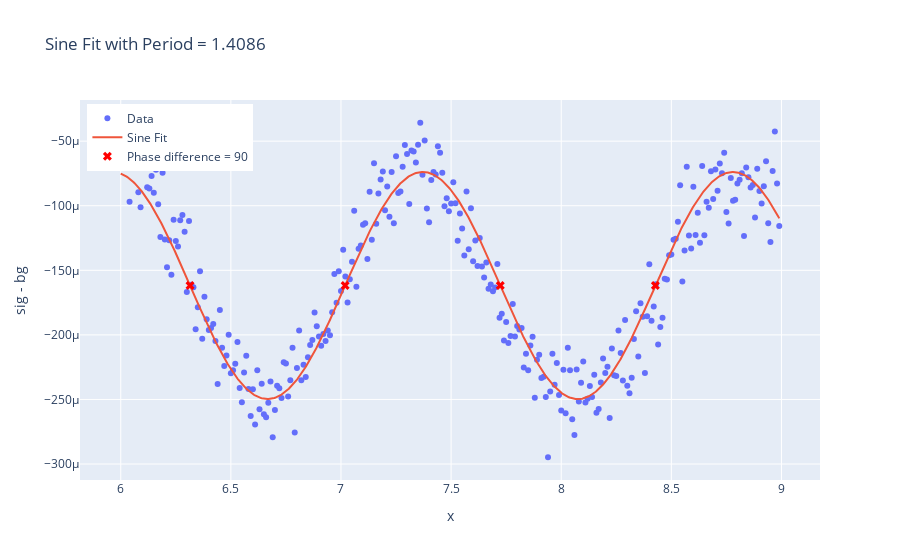

Write notebook code for a chart like this one.
### Code cell
import numpy as np
import plotly.graph_objects as go
from scipy.optimize import curve_fit

# Example sine function model
def sin_cos_model(x, A, omega, phi, C):
    return A * np.sin(omega * x + phi) + C

# Fit the model to your data
initial_guess = [0.0001, 4.2, 0, -0.0005]
popt, pcov = curve_fit(sin_cos_model, xx, sig - bg, p0=initial_guess)

# Extract fitted parameters
A_fit, omega_fit, phi_fit, C_fit = popt
period = 2 * np.pi / omega_fit
print(f"Fitted period: {period:.4f}")

# Generate fitted curve
x_fit = np.linspace(np.min(xx), np.max(xx), 1000)
y_fit = sin_cos_model(x_fit, *popt)

# Compute phase-zero crossings (sin argument = 0 mod 2π)
x0 = (-phi_fit) / omega_fit  # First zero crossing
n_crossings = int((np.max(xx) - x0) / (period / 2)) + 1
zero_crossings = x0 + (np.arange(-5, n_crossings + 5) * (period / 2))
zero_crossings = zero_crossings[(zero_crossings >= np.min(xx)) & (zero_crossings <= np.max(xx))]
# Print phase = 0 crossing points
print("Phase difference = 90 (in x):")
for i, x_cross in enumerate(zero_crossings):
    print(f"  Crossing {i+1}: x = {x_cross:.5f}")
# Compute y-values at zero crossings (should be ~C)
y_zeros = sin_cos_model(zero_crossings, *popt)

# Plot using Plotly
fig = go.Figure()
fig.add_trace(go.Scatter(x=xx, y=sig - bg, mode='markers', name='Data'))
fig.add_trace(go.Scatter(x=x_fit, y=y_fit, mode='lines', name='Sine Fit'))

# Add zero-crossing markers
fig.add_trace(go.Scatter(
    x=zero_crossings, y=y_zeros,
    mode='markers',
    marker=dict(color='red', size=8, symbol='x'),
    name='Phase difference = 90'
))

fig.update_layout(
    title=f"Sine Fit with Period = {period:.4f}",
    xaxis_title='x',
    yaxis_title='sig - bg',
    legend=dict(x=0.01, y=0.99)
)
fig.show()

### Figure 1 — Plotly figure (JSON) as saved in the notebook; plotly's stock layout.template omitted (floating-point values rounded to 4 significant figures; data arrays with more than 128 entries replaced by an {"elided": "..."} marker saying what was removed)
{"data": [{"mode": "markers", "name": "Data", "type": "scatter", "x": {"elided": "300 float values"}, "y": {"elided": "300 float values"}}, {"mode": "lines", "name": "Sine Fit", "type": "scatter", "x": {"elided": "1000 float values"}, "y": {"elided": "1000 float values"}}, {"marker": {"color": "red", "size": 8, "symbol": "x"}, "mode": "markers", "name": "Phase difference = 90", "type": "scatter", "x": [6.315, 7.019, 7.723, 8.428], "y": [-0.0001618, -0.0001618, -0.0001618, -0.0001618]}], "layout": {"legend": {"x": 0.01, "y": 0.99}, "title": {"text": "Sine Fit with Period = 1.4086"}, "xaxis": {"title": {"text": "x"}}, "yaxis": {"title": {"text": "sig - bg"}}}}
